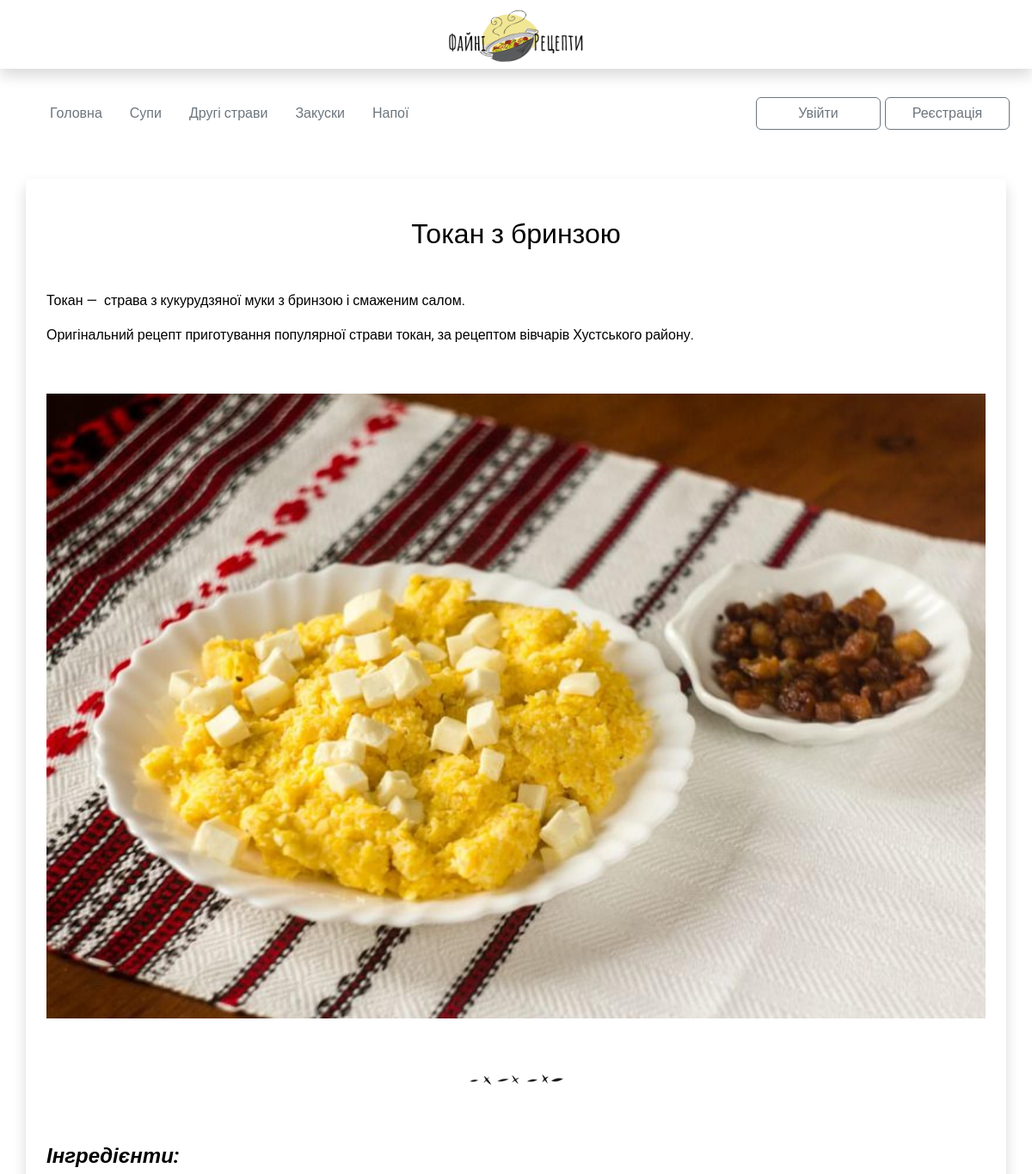
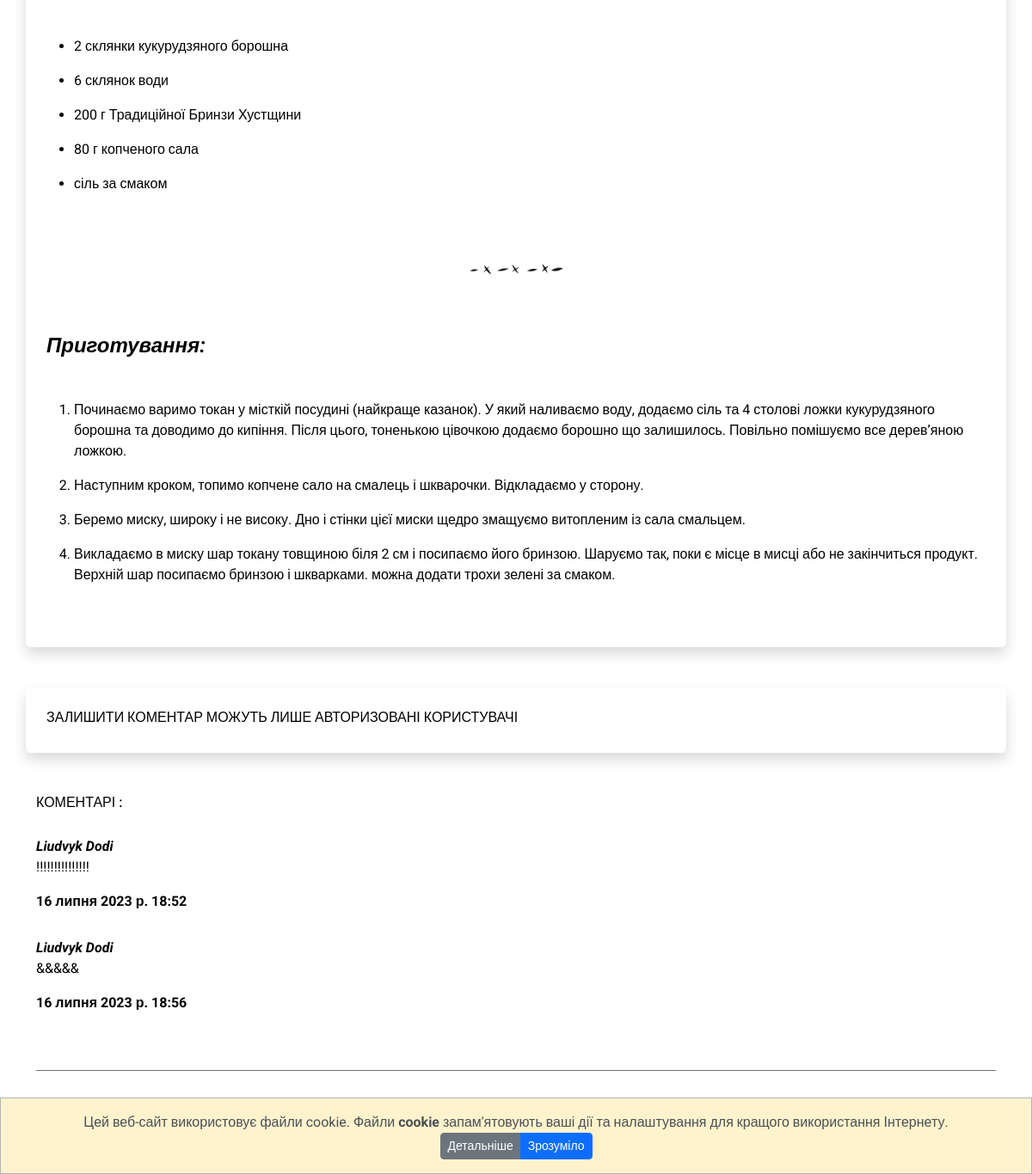
Page /3 on the committed database (2 pictures, top to bottom).
### my_apps/recipes_app/models.py (models this page shows, shortened)
class Recipes(models.Model):
    name = models.CharField('Назва страв', max_length=30, blank=False)
    food_type = models.CharField('Тип їжі', max_length=20, blank=False, default='')
    short_desc = models.TextField('Короткий опис', max_length=80, blank=False)
    img = models.ImageField(null=True, blank=True, upload_to="media/", verbose_name='img')
    text = RichTextUploadingField('Recipe')

class Comments(models.Model):
    name = models.CharField("Ім'я", max_length=50)
    text_comments = models.TextField("Текст комментаря", max_length=2000)
    recipe = models.ForeignKey(Recipes, verbose_name='Post', on_delete=models.CASCADE)
    date_added = models.DateTimeField(auto_now_add=True)

### my_apps/recipes_app/views.py (the view)
# urls.py: path('<int:recipe_id>', single_recipe, name='single_recipe'),
def single_recipe(request, recipe_id):
    recipe = Recipes.objects.get(pk=recipe_id)
    return render(request, 'single_recipe.html', context={'recipe': recipe})

### my_apps/recipes_app/templates/single_recipe.html (shortened to what this page needs)
{% extends 'base.html' %}
{% load static %}
{% block content %}
<div class="recipe-page">
    <div class="container shadow p-4 mb-5 mt-5 bg-body rounded">
        <h1>{{recipe.name}}</h1>
            <div class="recipe-content">
                <p class="ck-content">{{recipe.text | safe}}</p>
            </div>
    </div>
</div>
<div class="comments">
    {% if user.is_authenticated %}
    <div class="container shadow p-4 mb-5 mt-5 bg-body rounded">
        <div class="row">
            <h6>ЗАЛИШИТИ КОМЕНТАР : </h6>
            <div>
                {% comment %} <form action="{% url 'add_comments' recipe.id %}" class="comments" method="post"> {% endcomment %}
                <form action="{% url 'add_comments' recipe.id %}" class="comments" method="post">
                    {% csrf_token %}
                    {% comment %} <div class="login-item col-xl-3 col-lg-3 col-md-4 col-sm-12">
                        <span name="name">{{ user.username }}</span>
                    </div> {% endcomment %}
                    <div class="form-floating mb-3">
                        <input class="form-control" placeholder="Leave your name here" id="floatingInput" name="name">
                        <label for="floatingInput">Ім'я</label>
                    </div>
                    {% comment %} <div class="col-4 mb-3">
                        <label for="exampleFormControlInput1" class="form-label">
                            <input type="email" class="form-control" id="exampleFormControlInput1" placeholder="Email" name="email">
                        </label>
                    </div> {% endcomment %}
                    {% comment %} <div class="col-4 mb-3">
                        <label for="exampleFormControlTextarea1" class="form-label">
                            <textarea class="form-control" id="exampleFormControlTextarea1" rows="5" placeholder="Коментар" name="text_comments"></textarea>
                        </label>
                    </div> {% endcomment %}
                    <div class="form-floating mb-3">
                        <textarea class="form-control" placeholder="Leave a comment here" id="floatingTextarea" height="200" name="text_comments"></textarea>
                        <label for="floatingTextarea">Коментар</label>
                    </div>
                    <div>
                        <button type="submit" class="btn btn-outline-secondary">Відправка</button>
                    </div>
                </form>
            </div>
        </div>
    </div>
    {% else %}
    <div class="container shadow p-4 mb-5 mt-5 bg-body rounded">
        <div class="row">
            <h6>ЗАЛИШИТИ КОМЕНТАР МОЖУТЬ ЛИШЕ АВТОРИЗОВАНІ КОРИСТУВАЧІ </h6>
        </div>
    </div>
    {% endif %}
    <div class="container all-comments">
        <h6>КОМЕНТАРІ : </h6>
        {% for comment in recipe.comments_set.all %}
            <div class="view-comment">
                <b><i>{{comment.name}}</i></b>
                <p><span>{{comment.text_comments}}</span></p>
                <p><span><b>{{ comment.date_added }}</b></span></p>
            </div>
        {%endfor%}
    </div>
</div>
{% endblock content %}

### static/css/style.css (style rules this page uses)
html, body { height: 100%; color: #000000; font-family: 'Roboto', sans-serif; font-size: 1rem; }
body img { padding: 0; margin: 0; max-width:100%; max-height: 100%; }
body h1, h3 { text-align: center; margin-bottom: 30px; }
.comments { margin-top: 30px; }
.view-comment { margin-top: 30px; }
.recipe-content { display: flex; flex-direction: column; justify-content: center; }

### rows in the picture
Recipes: name "Токан з бринзою", text "Токан — страва з кукурудзяної муки з бринзою і смаженим салом. Оригінальний рецепт приготування популярної страви токан, за рецептом вівчарів Хустського району. Інгредієнти: 2 склянки кукурудзяного борошна 6 склянок води 200 г Традиційної Бринзи Хустщини 80 г копченого сала сіль за смаком Приготування: Починаємо варимо токан у місткій посудині (найкраще казанок). У який наливаємо воду, додаємо сіль та 4 столові ложки кукурудзяного борошна та доводимо до кипіння. Після цього, тоненькою цівочкою додаємо борошно що залишилось. Повільно помішуємо все дерев’яною ложкою. Наступним кроком, топимо копчене сало на смалець і шкварочки. Відкладаємо у сторону. Беремо миску, широку і не високу. Дно і…", text (picture)
Comments: name "Liudvyk Dodi", text_comments "!!!!!!!!!!!!!!!", date_added "16 липня 2023 р. 18:52"
Comments: name "Liudvyk Dodi", text_comments "&&&&&", date_added "16 липня 2023 р. 18:56"
